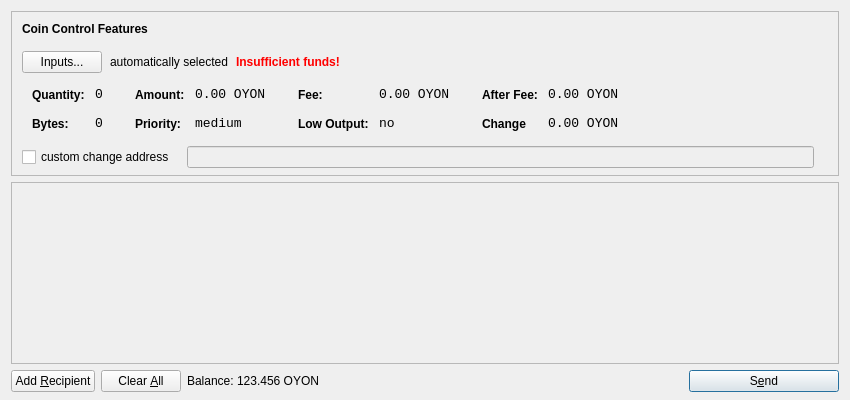
<?xml version="1.0" encoding="UTF-8"?>
<ui version="4.0">
 <class>SendCoinsDialog</class>
 <widget class="QDialog" name="SendCoinsDialog">
  <property name="geometry">
   <rect>
    <x>0</x>
    <y>0</y>
    <width>850</width>
    <height>400</height>
   </rect>
  </property>
  <property name="windowTitle">
   <string>Send Coins</string>
  </property>
  <layout class="QVBoxLayout" name="verticalLayout" stretch="0,1,0">
   <property name="bottomMargin">
    <number>8</number>
   </property>
   <item>
    <widget class="QFrame" name="frameCoinControl">
     <property name="sizePolicy">
      <sizepolicy hsizetype="Expanding" vsizetype="Expanding">
       <horstretch>0</horstretch>
       <verstretch>0</verstretch>
      </sizepolicy>
     </property>
     <property name="maximumSize">
      <size>
       <width>16777215</width>
       <height>16777215</height>
      </size>
     </property>
     <property name="frameShape">
      <enum>QFrame::StyledPanel</enum>
     </property>
     <property name="frameShadow">
      <enum>QFrame::Sunken</enum>
     </property>
     <layout class="QVBoxLayout" name="verticalLayoutCoinControl2">
      <property name="spacing">
       <number>-1</number>
      </property>
      <property name="leftMargin">
       <number>0</number>
      </property>
      <property name="topMargin">
       <number>0</number>
      </property>
      <property name="rightMargin">
       <number>0</number>
      </property>
      <property name="bottomMargin">
       <number>6</number>
      </property>
      <item>
       <layout class="QVBoxLayout" name="verticalLayoutCoinControl" stretch="0,0,0,0,1">
        <property name="spacing">
         <number>0</number>
        </property>
        <property name="leftMargin">
         <number>10</number>
        </property>
        <property name="topMargin">
         <number>10</number>
        </property>
        <item>
         <layout class="QHBoxLayout" name="horizontalLayoutCoinControl1">
          <property name="bottomMargin">
           <number>15</number>
          </property>
          <item>
           <widget class="QLabel" name="labelCoinControlFeatures">
            <property name="sizePolicy">
             <sizepolicy hsizetype="Preferred" vsizetype="Maximum">
              <horstretch>0</horstretch>
              <verstretch>0</verstretch>
             </sizepolicy>
            </property>
            <property name="font">
             <font>
              <weight>75</weight>
              <bold>true</bold>
             </font>
            </property>
            <property name="styleSheet">
             <string notr="true">font-weight:bold;</string>
            </property>
            <property name="text">
             <string>Coin Control Features</string>
            </property>
           </widget>
          </item>
         </layout>
        </item>
        <item>
         <layout class="QHBoxLayout" name="horizontalLayoutCoinControl2" stretch="0,0,0,0">
          <property name="spacing">
           <number>8</number>
          </property>
          <property name="bottomMargin">
           <number>10</number>
          </property>
          <item>
           <widget class="QPushButton" name="pushButtonCoinControl">
            <property name="styleSheet">
             <string notr="true"/>
            </property>
            <property name="text">
             <string>Inputs...</string>
            </property>
           </widget>
          </item>
          <item>
           <widget class="QLabel" name="labelCoinControlAutomaticallySelected">
            <property name="text">
             <string>automatically selected</string>
            </property>
            <property name="margin">
             <number>5</number>
            </property>
           </widget>
          </item>
          <item>
           <widget class="QLabel" name="labelCoinControlInsuffFunds">
            <property name="font">
             <font>
              <weight>75</weight>
              <bold>true</bold>
             </font>
            </property>
            <property name="styleSheet">
             <string notr="true">color:red;font-weight:bold;</string>
            </property>
            <property name="text">
             <string>Insufficient funds!</string>
            </property>
            <property name="margin">
             <number>5</number>
            </property>
           </widget>
          </item>
          <item>
           <spacer name="horizontalSpacerCoinControl">
            <property name="orientation">
             <enum>Qt::Horizontal</enum>
            </property>
            <property name="sizeHint" stdset="0">
             <size>
              <width>40</width>
              <height>1</height>
             </size>
            </property>
           </spacer>
          </item>
         </layout>
        </item>
        <item>
         <widget class="QWidget" name="widgetCoinControl" native="true">
          <property name="sizePolicy">
           <sizepolicy hsizetype="Preferred" vsizetype="Preferred">
            <horstretch>0</horstretch>
            <verstretch>0</verstretch>
           </sizepolicy>
          </property>
          <property name="minimumSize">
           <size>
            <width>0</width>
            <height>0</height>
           </size>
          </property>
          <property name="styleSheet">
           <string notr="true"/>
          </property>
          <layout class="QHBoxLayout" name="horizontalLayoutCoinControl5">
           <property name="margin">
            <number>0</number>
           </property>
           <item>
            <layout class="QHBoxLayout" name="horizontalLayoutCoinControl3" stretch="0,0,0,1">
             <property name="spacing">
              <number>20</number>
             </property>
             <property name="topMargin">
              <number>0</number>
             </property>
             <property name="bottomMargin">
              <number>10</number>
             </property>
             <item>
              <layout class="QFormLayout" name="formLayoutCoinControl1">
               <property name="horizontalSpacing">
                <number>10</number>
               </property>
               <property name="verticalSpacing">
                <number>14</number>
               </property>
               <property name="leftMargin">
                <number>10</number>
               </property>
               <property name="topMargin">
                <number>4</number>
               </property>
               <property name="rightMargin">
                <number>6</number>
               </property>
               <item row="0" column="0">
                <widget class="QLabel" name="labelCoinControlQuantityText">
                 <property name="styleSheet">
                  <string notr="true">font-weight:bold;</string>
                 </property>
                 <property name="text">
                  <string>Quantity:</string>
                 </property>
                 <property name="margin">
                  <number>0</number>
                 </property>
                </widget>
               </item>
               <item row="0" column="1">
                <widget class="QLabel" name="labelCoinControlQuantity">
                 <property name="font">
                  <font>
                   <family>Monospace</family>
                   <pointsize>10</pointsize>
                  </font>
                 </property>
                 <property name="cursor">
                  <cursorShape>IBeamCursor</cursorShape>
                 </property>
                 <property name="contextMenuPolicy">
                  <enum>Qt::ActionsContextMenu</enum>
                 </property>
                 <property name="text">
                  <string>0</string>
                 </property>
                 <property name="margin">
                  <number>0</number>
                 </property>
                 <property name="textInteractionFlags">
                  <set>Qt::LinksAccessibleByMouse|Qt::TextSelectableByKeyboard|Qt::TextSelectableByMouse</set>
                 </property>
                </widget>
               </item>
               <item row="1" column="0">
                <widget class="QLabel" name="labelCoinControlBytesText">
                 <property name="styleSheet">
                  <string notr="true">font-weight:bold;</string>
                 </property>
                 <property name="text">
                  <string>Bytes:</string>
                 </property>
                </widget>
               </item>
               <item row="1" column="1">
                <widget class="QLabel" name="labelCoinControlBytes">
                 <property name="font">
                  <font>
                   <family>Monospace</family>
                   <pointsize>10</pointsize>
                  </font>
                 </property>
                 <property name="cursor">
                  <cursorShape>IBeamCursor</cursorShape>
                 </property>
                 <property name="contextMenuPolicy">
                  <enum>Qt::ActionsContextMenu</enum>
                 </property>
                 <property name="text">
                  <string>0</string>
                 </property>
                 <property name="textInteractionFlags">
                  <set>Qt::LinksAccessibleByMouse|Qt::TextSelectableByKeyboard|Qt::TextSelectableByMouse</set>
                 </property>
                </widget>
               </item>
              </layout>
             </item>
             <item>
              <layout class="QFormLayout" name="formLayoutCoinControl2">
               <property name="horizontalSpacing">
                <number>10</number>
               </property>
               <property name="verticalSpacing">
                <number>14</number>
               </property>
               <property name="leftMargin">
                <number>6</number>
               </property>
               <property name="topMargin">
                <number>4</number>
               </property>
               <property name="rightMargin">
                <number>6</number>
               </property>
               <item row="0" column="0">
                <widget class="QLabel" name="labelCoinControlAmountText">
                 <property name="styleSheet">
                  <string notr="true">font-weight:bold;</string>
                 </property>
                 <property name="text">
                  <string>Amount:</string>
                 </property>
                 <property name="margin">
                  <number>0</number>
                 </property>
                </widget>
               </item>
               <item row="0" column="1">
                <widget class="QLabel" name="labelCoinControlAmount">
                 <property name="font">
                  <font>
                   <family>Monospace</family>
                   <pointsize>10</pointsize>
                  </font>
                 </property>
                 <property name="cursor">
                  <cursorShape>IBeamCursor</cursorShape>
                 </property>
                 <property name="contextMenuPolicy">
                  <enum>Qt::ActionsContextMenu</enum>
                 </property>
                 <property name="text">
                  <string>0.00 OYON</string>
                 </property>
                 <property name="textInteractionFlags">
                  <set>Qt::LinksAccessibleByMouse|Qt::TextSelectableByKeyboard|Qt::TextSelectableByMouse</set>
                 </property>
                </widget>
               </item>
               <item row="1" column="0">
                <widget class="QLabel" name="labelCoinControlPriorityText">
                 <property name="styleSheet">
                  <string notr="true">font-weight:bold;</string>
                 </property>
                 <property name="text">
                  <string>Priority:</string>
                 </property>
                </widget>
               </item>
               <item row="1" column="1">
                <widget class="QLabel" name="labelCoinControlPriority">
                 <property name="font">
                  <font>
                   <family>Monospace</family>
                   <pointsize>10</pointsize>
                  </font>
                 </property>
                 <property name="cursor">
                  <cursorShape>IBeamCursor</cursorShape>
                 </property>
                 <property name="contextMenuPolicy">
                  <enum>Qt::ActionsContextMenu</enum>
                 </property>
                 <property name="text">
                  <string>medium</string>
                 </property>
                 <property name="textInteractionFlags">
                  <set>Qt::LinksAccessibleByMouse|Qt::TextSelectableByKeyboard|Qt::TextSelectableByMouse</set>
                 </property>
                </widget>
               </item>
              </layout>
             </item>
             <item>
              <layout class="QFormLayout" name="formLayoutCoinControl3">
               <property name="horizontalSpacing">
                <number>10</number>
               </property>
               <property name="verticalSpacing">
                <number>14</number>
               </property>
               <property name="leftMargin">
                <number>6</number>
               </property>
               <property name="topMargin">
                <number>4</number>
               </property>
               <property name="rightMargin">
                <number>6</number>
               </property>
               <item row="0" column="0">
                <widget class="QLabel" name="labelCoinControlFeeText">
                 <property name="styleSheet">
                  <string notr="true">font-weight:bold;</string>
                 </property>
                 <property name="text">
                  <string>Fee:</string>
                 </property>
                 <property name="margin">
                  <number>0</number>
                 </property>
                </widget>
               </item>
               <item row="0" column="1">
                <widget class="QLabel" name="labelCoinControlFee">
                 <property name="font">
                  <font>
                   <family>Monospace</family>
                   <pointsize>10</pointsize>
                  </font>
                 </property>
                 <property name="cursor">
                  <cursorShape>IBeamCursor</cursorShape>
                 </property>
                 <property name="contextMenuPolicy">
                  <enum>Qt::ActionsContextMenu</enum>
                 </property>
                 <property name="text">
                  <string>0.00 OYON</string>
                 </property>
                 <property name="textInteractionFlags">
                  <set>Qt::LinksAccessibleByMouse|Qt::TextSelectableByKeyboard|Qt::TextSelectableByMouse</set>
                 </property>
                </widget>
               </item>
               <item row="1" column="0">
                <widget class="QLabel" name="labelCoinControlLowOutputText">
                 <property name="styleSheet">
                  <string notr="true">font-weight:bold;</string>
                 </property>
                 <property name="text">
                  <string>Low Output:</string>
                 </property>
                </widget>
               </item>
               <item row="1" column="1">
                <widget class="QLabel" name="labelCoinControlLowOutput">
                 <property name="font">
                  <font>
                   <family>Monospace</family>
                   <pointsize>10</pointsize>
                  </font>
                 </property>
                 <property name="cursor">
                  <cursorShape>IBeamCursor</cursorShape>
                 </property>
                 <property name="contextMenuPolicy">
                  <enum>Qt::ActionsContextMenu</enum>
                 </property>
                 <property name="text">
                  <string>no</string>
                 </property>
                 <property name="textInteractionFlags">
                  <set>Qt::LinksAccessibleByMouse|Qt::TextSelectableByKeyboard|Qt::TextSelectableByMouse</set>
                 </property>
                </widget>
               </item>
              </layout>
             </item>
             <item>
              <layout class="QFormLayout" name="formLayoutCoinControl4">
               <property name="horizontalSpacing">
                <number>10</number>
               </property>
               <property name="verticalSpacing">
                <number>14</number>
               </property>
               <property name="leftMargin">
                <number>6</number>
               </property>
               <property name="topMargin">
                <number>4</number>
               </property>
               <property name="rightMargin">
                <number>6</number>
               </property>
               <item row="0" column="0">
                <widget class="QLabel" name="labelCoinControlAfterFeeText">
                 <property name="styleSheet">
                  <string notr="true">font-weight:bold;</string>
                 </property>
                 <property name="text">
                  <string>After Fee:</string>
                 </property>
                 <property name="margin">
                  <number>0</number>
                 </property>
                </widget>
               </item>
               <item row="0" column="1">
                <widget class="QLabel" name="labelCoinControlAfterFee">
                 <property name="font">
                  <font>
                   <family>Monospace</family>
                   <pointsize>10</pointsize>
                  </font>
                 </property>
                 <property name="cursor">
                  <cursorShape>IBeamCursor</cursorShape>
                 </property>
                 <property name="contextMenuPolicy">
                  <enum>Qt::ActionsContextMenu</enum>
                 </property>
                 <property name="text">
                  <string>0.00 OYON</string>
                 </property>
                 <property name="textInteractionFlags">
                  <set>Qt::LinksAccessibleByMouse|Qt::TextSelectableByKeyboard|Qt::TextSelectableByMouse</set>
                 </property>
                </widget>
               </item>
               <item row="1" column="0">
                <widget class="QLabel" name="labelCoinControlChangeText">
                 <property name="styleSheet">
                  <string notr="true">font-weight:bold;</string>
                 </property>
                 <property name="text">
                  <string>Change</string>
                 </property>
                </widget>
               </item>
               <item row="1" column="1">
                <widget class="QLabel" name="labelCoinControlChange">
                 <property name="font">
                  <font>
                   <family>Monospace</family>
                   <pointsize>10</pointsize>
                  </font>
                 </property>
                 <property name="cursor">
                  <cursorShape>IBeamCursor</cursorShape>
                 </property>
                 <property name="contextMenuPolicy">
                  <enum>Qt::ActionsContextMenu</enum>
                 </property>
                 <property name="text">
                  <string>0.00 OYON</string>
                 </property>
                 <property name="textInteractionFlags">
                  <set>Qt::LinksAccessibleByMouse|Qt::TextSelectableByKeyboard|Qt::TextSelectableByMouse</set>
                 </property>
                </widget>
               </item>
              </layout>
             </item>
            </layout>
           </item>
          </layout>
         </widget>
        </item>
        <item>
         <layout class="QHBoxLayout" name="horizontalLayoutCoinControl4" stretch="0,0,0">
          <property name="spacing">
           <number>12</number>
          </property>
          <property name="sizeConstraint">
           <enum>QLayout::SetDefaultConstraint</enum>
          </property>
          <property name="topMargin">
           <number>5</number>
          </property>
          <property name="rightMargin">
           <number>5</number>
          </property>
          <item>
           <widget class="QCheckBox" name="checkBoxCoinControlChange">
            <property name="text">
             <string>custom change address</string>
            </property>
           </widget>
          </item>
          <item>
           <widget class="QLineEdit" name="lineEditCoinControlChange">
            <property name="enabled">
             <bool>false</bool>
            </property>
            <property name="sizePolicy">
             <sizepolicy hsizetype="Expanding" vsizetype="Fixed">
              <horstretch>0</horstretch>
              <verstretch>0</verstretch>
             </sizepolicy>
            </property>
           </widget>
          </item>
          <item>
           <widget class="QLabel" name="labelCoinControlChangeLabel">
            <property name="sizePolicy">
             <sizepolicy hsizetype="Preferred" vsizetype="Expanding">
              <horstretch>0</horstretch>
              <verstretch>0</verstretch>
             </sizepolicy>
            </property>
            <property name="minimumSize">
             <size>
              <width>0</width>
              <height>0</height>
             </size>
            </property>
            <property name="text">
             <string/>
            </property>
            <property name="margin">
             <number>3</number>
            </property>
           </widget>
          </item>
         </layout>
        </item>
        <item>
         <spacer name="verticalSpacerCoinControl">
          <property name="orientation">
           <enum>Qt::Vertical</enum>
          </property>
          <property name="sizeHint" stdset="0">
           <size>
            <width>800</width>
            <height>1</height>
           </size>
          </property>
         </spacer>
        </item>
       </layout>
      </item>
     </layout>
    </widget>
   </item>
   <item>
    <widget class="QScrollArea" name="scrollArea">
     <property name="widgetResizable">
      <bool>true</bool>
     </property>
     <widget class="QWidget" name="scrollAreaWidgetContents">
      <property name="geometry">
       <rect>
        <x>0</x>
        <y>0</y>
        <width>830</width>
        <height>165</height>
       </rect>
      </property>
      <layout class="QVBoxLayout" name="verticalLayout_2">
       <property name="margin">
        <number>0</number>
       </property>
       <item>
        <layout class="QVBoxLayout" name="entries">
         <property name="spacing">
          <number>6</number>
         </property>
        </layout>
       </item>
       <item>
        <spacer name="verticalSpacer">
         <property name="orientation">
          <enum>Qt::Vertical</enum>
         </property>
         <property name="sizeHint" stdset="0">
          <size>
           <width>20</width>
           <height>40</height>
          </size>
         </property>
        </spacer>
       </item>
      </layout>
     </widget>
    </widget>
   </item>
   <item>
    <layout class="QHBoxLayout" name="horizontalLayout">
     <item>
      <widget class="QPushButton" name="addButton">
       <property name="toolTip">
        <string>Send to multiple recipients at once</string>
       </property>
       <property name="text">
        <string>Add &amp;Recipient</string>
       </property>
       <property name="icon">
        <iconset resource="../bitcoin.qrc">
         <normaloff>:/icons/add</normaloff>:/icons/add</iconset>
       </property>
       <property name="autoDefault">
        <bool>false</bool>
       </property>
      </widget>
     </item>
     <item>
      <widget class="QPushButton" name="clearButton">
       <property name="sizePolicy">
        <sizepolicy hsizetype="Minimum" vsizetype="Fixed">
         <horstretch>0</horstretch>
         <verstretch>0</verstretch>
        </sizepolicy>
       </property>
       <property name="toolTip">
        <string>Remove all transaction fields</string>
       </property>
       <property name="text">
        <string>Clear &amp;All</string>
       </property>
       <property name="icon">
        <iconset resource="../bitcoin.qrc">
         <normaloff>:/icons/remove</normaloff>:/icons/remove</iconset>
       </property>
       <property name="autoRepeatDelay">
        <number>300</number>
       </property>
       <property name="autoDefault">
        <bool>false</bool>
       </property>
      </widget>
     </item>
     <item>
      <layout class="QHBoxLayout" name="horizontalLayout_2">
       <property name="spacing">
        <number>3</number>
       </property>
       <item>
        <widget class="QLabel" name="label">
         <property name="sizePolicy">
          <sizepolicy hsizetype="Preferred" vsizetype="Fixed">
           <horstretch>0</horstretch>
           <verstretch>0</verstretch>
          </sizepolicy>
         </property>
         <property name="text">
          <string>Balance:</string>
         </property>
        </widget>
       </item>
       <item>
        <widget class="QLabel" name="labelBalance">
         <property name="sizePolicy">
          <sizepolicy hsizetype="Preferred" vsizetype="Fixed">
           <horstretch>0</horstretch>
           <verstretch>0</verstretch>
          </sizepolicy>
         </property>
         <property name="cursor">
          <cursorShape>IBeamCursor</cursorShape>
         </property>
         <property name="text">
          <string>123.456 OYON</string>
         </property>
         <property name="textInteractionFlags">
          <set>Qt::LinksAccessibleByMouse|Qt::TextSelectableByKeyboard|Qt::TextSelectableByMouse</set>
         </property>
        </widget>
       </item>
      </layout>
     </item>
     <item>
      <spacer name="horizontalSpacer">
       <property name="orientation">
        <enum>Qt::Horizontal</enum>
       </property>
       <property name="sizeHint" stdset="0">
        <size>
         <width>40</width>
         <height>20</height>
        </size>
       </property>
      </spacer>
     </item>
     <item>
      <widget class="QPushButton" name="sendButton">
       <property name="minimumSize">
        <size>
         <width>150</width>
         <height>0</height>
        </size>
       </property>
       <property name="toolTip">
        <string>Confirm the send action</string>
       </property>
       <property name="text">
        <string>S&amp;end</string>
       </property>
       <property name="icon">
        <iconset resource="../bitcoin.qrc">
         <normaloff>:/icons/send</normaloff>:/icons/send</iconset>
       </property>
       <property name="default">
        <bool>true</bool>
       </property>
      </widget>
     </item>
    </layout>
   </item>
  </layout>
 </widget>
 <resources>
  <include location="../bitcoin.qrc"/>
 </resources>
 <connections/>
</ui>
